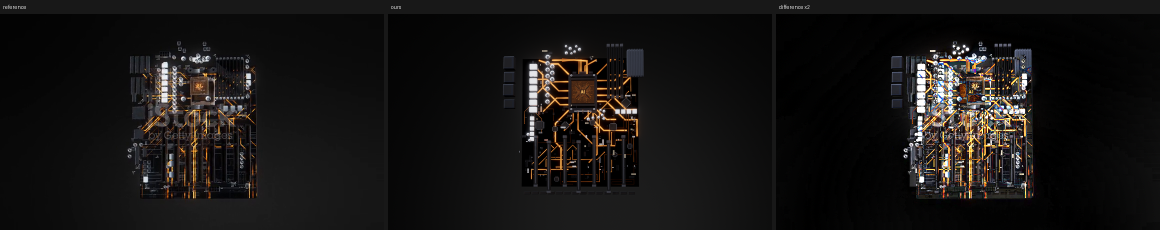
#> input picture ai-chip-reveal/lookdev/compare-middle.png, 2320 x 460 px (shown at 1/2 size)
$ python -i measure-look.py   (imports and definitions only)
#> lines starting #> are read from the running program, lines starting #| are printed output that depends on the picture; after the words box and inside, x2 and y2 are one past the last pixel; in counts of white or black regions, pixels touching at a corner belong together
#!/usr/bin/env python3
"""measure-look.py - measure the light, atmosphere and texture of a frame.

Usage:
    python3 scripts/measure-look.py frame.png [more.png ...] [--json out.json]
                                    [--size 768x432] [--mask x0,y0,x1,y1]

Every frame is first resampled to a common working size (default 768x432,
area/Lanczos) so that a 432p reference and a 1080p/4K render are measured
on equal terms.  All brightness values are display-referred (sRGB-encoded,
Rec.709 luma) in the range 0..1 unless stated otherwise.

--mask excludes a rectangle (fractions of width/height) from the statistics;
it is used to keep a stock-agency watermark out of the numbers.  The glow
measurement ignores the mask (the brightest element may sit under it).

Only numpy + Pillow are required.
"""
import argparse
import json
import sys

import numpy as np
from PIL import Image


# ----------------------------------------------------------------- helpers
def load(path, size):
    im = Image.open(path).convert("RGB")
    if im.size != size:
        im = im.resize(size, Image.LANCZOS)
    return np.asarray(im, dtype=np.float64) / 255.0


def luma(rgb):
    return rgb[..., 0] * 0.2126 + rgb[..., 1] * 0.7152 + rgb[..., 2] * 0.0722


def gauss_kernel(sigma):
    r = max(1, int(round(sigma * 3)))
    x = np.arange(-r, r + 1, dtype=np.float64)
    k = np.exp(-(x * x) / (2 * sigma * sigma))
    return k / k.sum()


def blur(img, sigma):
    """Separable gaussian blur with reflected edges (2-D array)."""
    k = gauss_kernel(sigma)
    r = len(k) // 2
    p = np.pad(img, ((0, 0), (r, r)), mode="reflect")
    out = np.zeros_like(img)
    for i, w in enumerate(k):
        out += w * p[:, i:i + img.shape[1]]
    p = np.pad(out, ((r, r), (0, 0)), mode="reflect")
    out2 = np.zeros_like(img)
    for i, w in enumerate(k):
        out2 += w * p[i:i + img.shape[0], :]
    return out2


def rgb_to_hsv(rgb):
    mx = rgb.max(-1)
    mn = rgb.min(-1)
    d = mx - mn
    s = np.where(mx > 1e-6, d / np.maximum(mx, 1e-6), 0.0)
    r, g, b = rgb[..., 0], rgb[..., 1], rgb[..., 2]
    h = np.zeros_like(mx)
    dd = np.maximum(d, 1e-9)
    h = np.where(mx == r, ((g - b) / dd) % 6, h)
    h = np.where(mx == g, ((b - r) / dd) + 2, h)
    h = np.where(mx == b, ((r - g) / dd) + 4, h)
    h = np.where(d < 1e-6, 0.0, h) * 60.0
    return h, s, mx


def circ_mean_hue(h, w):
    """Weighted circular mean of hue (degrees). Returns (hue, strength 0..1)."""
    if w.sum() < 1e-9:
        return None, 0.0
    a = np.deg2rad(h)
    x = (np.cos(a) * w).sum() / w.sum()
    y = (np.sin(a) * w).sum() / w.sum()
    return float(np.rad2deg(np.arctan2(y, x)) % 360.0), float(np.hypot(x, y))


# ---------------------------------------------------------------- measures
def measure(path, size=(768, 432), mask=None):
    rgb = load(path, size)
#> in load, im is the input picture: PIL image 2320x460 RGB; mean R, G, B 22.5, 20.7, 19.6
    H, W = rgb.shape[:2]
#> H = 432; W = 768
    L = luma(rgb)
#> in luma, `return rgb[..., 0] * 0.2126 + rgb[..., 1] * 0.7152 + rgb[..., 2] * 0.0..`:
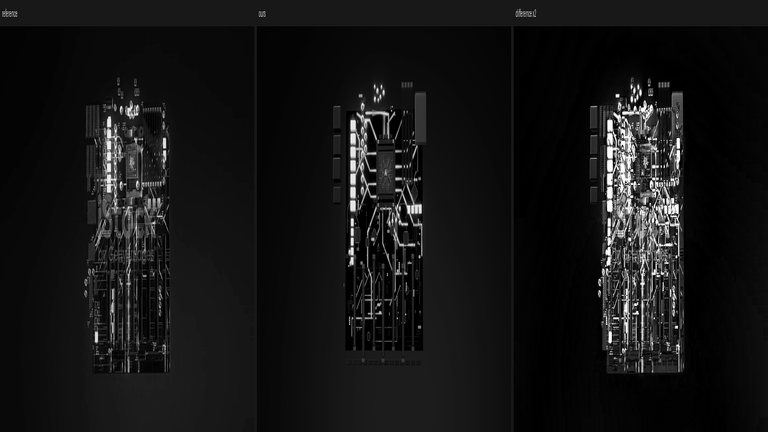
#> returned value: shape (432, 768) float64; min 0, max 1, mean 0.0824

    keep = np.ones((H, W), dtype=bool)
    if mask:
        x0, y0, x1, y1 = mask
        keep[int(y0 * H):int(y1 * H), int(x0 * W):int(x1 * W)] = False

    out = {"file": path, "size": [W, H]}

    # --- luminance percentiles ------------------------------------------
    Lk = L[keep]
    for p in (1, 5, 50, 95, 99):
        out[f"lum_p{p}"] = round(float(np.percentile(Lk, p)), 4)
#> after the loop, out = {'file': '../lookdev/compare-middle.png', 'size': [768, 432], 'lum_p1': 0, 'lum_p5': 0.0036, 'lum_p50': 0.0471, 'lum_p95': 0.298, 'lum_p99': 0.757}
    out["lum_mean"] = round(float(Lk.mean()), 4)
    out["pct_above_90"] = round(float((Lk > 0.90).mean() * 100), 3)
    out["pct_below_5"] = round(float((Lk < 0.05).mean() * 100), 3)

    # --- saturation and split-tone hue ----------------------------------
    h, s, v = rgb_to_hsv(rgb)
#> in rgb_to_hsv, `h = np.where(d < 1e-6, 0.0, h) * 60.0`:
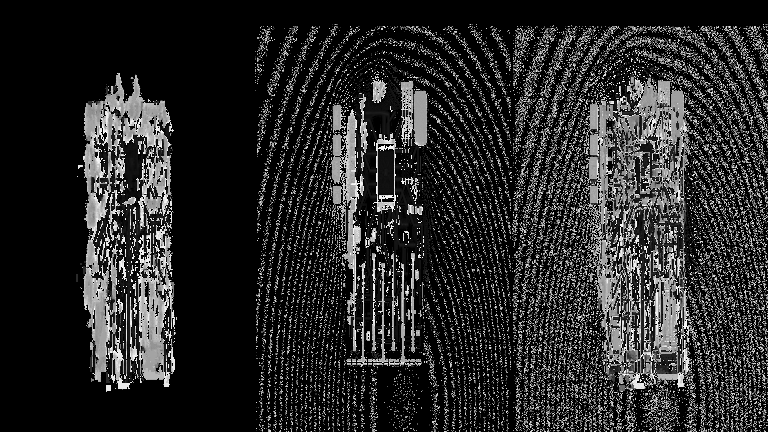
#> h: shape (432, 768) float64; min 0, max 359.4, mean 58.1; drawn with min black and max white
    vis = keep & (v > 0.04)
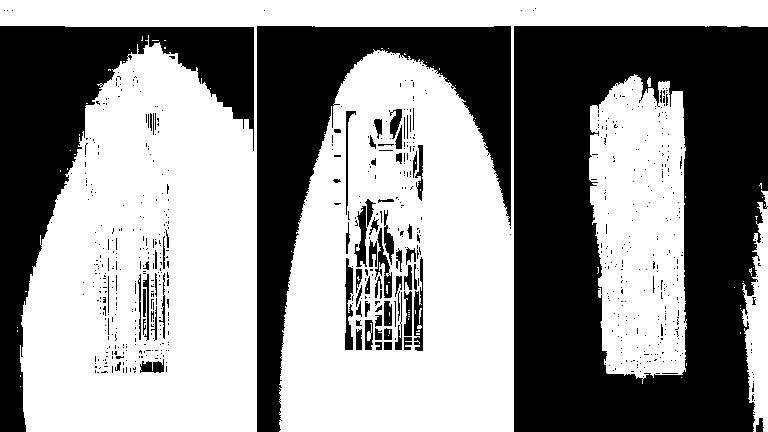
#> vis: shape (432, 768) bool; 56.9% white; 747 black regions (671 under 20 px), largest, box (x1, y1, x2, y2) and area: (514, 26, 768, 432) 73977, (257, 26, 511, 432) 30310, (0, 26, 254, 432) 29656
    out["sat_mean"] = round(float(s[vis].mean()) if vis.any() else 0.0, 4)
    bands = {
        "shadows": (L < 0.25) & vis,
        "midtones": (L >= 0.25) & (L < 0.65) & vis,
        "highlights": (L >= 0.65) & vis,
    }
    for name, m in bands.items():
        if m.sum() < 16:
            out[f"hue_{name}"] = None
            out[f"sat_{name}"] = None
            out[f"hue_strength_{name}"] = 0.0
            continue
        hue, strength = circ_mean_hue(h[m], (s[m] * v[m]))
        out[f"hue_{name}"] = None if hue is None else round(hue, 1)
        out[f"sat_{name}"] = round(float(s[m].mean()), 4)
        # how concentrated the hue is (0 = colours cancel out, 1 = one hue)
        out[f"hue_strength_{name}"] = round(strength, 3)
#> this loop made 3 passes
#> (name, x in circ_mean_hue, y in circ_mean_hue, hue, strength) on passes 1 to 3: ('shadows', 0.498, -0.00339, 359.6, 0.498), ('midtones', 0.64, 0.327, 27.03, 0.719), ('highlights', 0.535, 0.508, 43.53, 0.738)
#> after the loop, out = 20 items

    # --- glow falloff from the brightest element ------------------------
    Lb = blur(L, 2.0)
    thr = np.percentile(Lb, 99.7)
#> thr = 0.673
    ys, xs = np.nonzero(Lb >= thr)
#> ys = 996 values from 108 to 310; xs = 996 values, max 678 at index 326, min 107 at index 199, mean 532.6
    # centroid of the top-luminance pixels nearest the absolute maximum
    my, mx_ = np.unravel_index(np.argmax(Lb), Lb.shape)
#> my = 151; mx_ = 610
    near = (np.hypot(ys - my, xs - mx_) < 0.08 * H)
    cy = float(ys[near].mean())
#> cy = 156
    cx = float(xs[near].mean())
#> cx = 619
    yy, xx = np.mgrid[0:H, 0:W]
    rr = np.hypot(yy - cy, xx - cx)
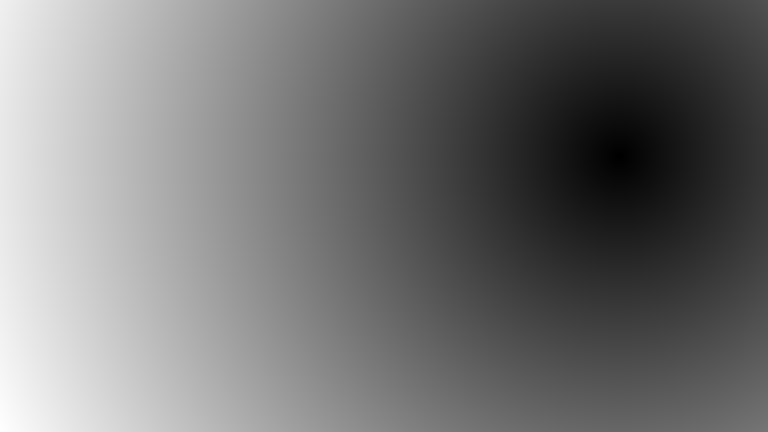
#> rr: shape (432, 768) float64; min 0.0259, max 677.3, mean 308.9; drawn with min black and max white
    nb = int(0.75 * H)
#> nb = 324
    prof = np.zeros(nb)
#> prof = 324 values from 0 to 0
    for i in range(nb):
        ring = (rr >= i) & (rr < i + 1)
        prof[i] = L[ring].mean() if ring.any() else prof[i - 1]
#> this loop made 324 passes
#> pass 1, in measure, `ring = (rr >= i) & (rr < i + 1)`:
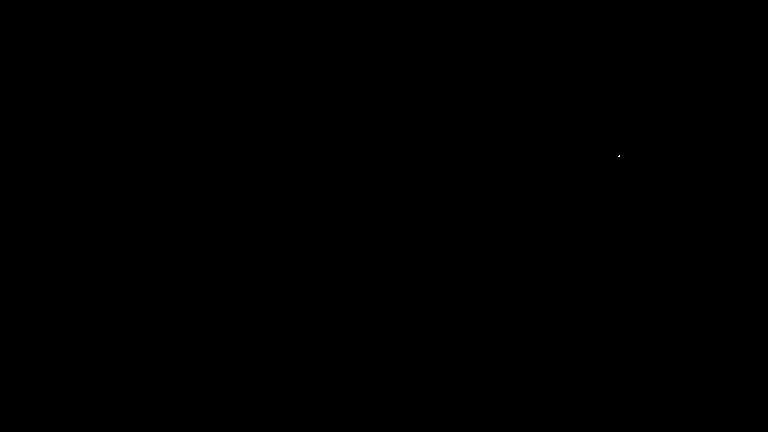
#> ring: shape (432, 768) bool; 0% white in thin lines or dots, all inside (x1, y1, x2, y2) = (618, 155, 620, 157)
#> after the loop, prof = 324 values, max 0.715 at index 9, min 0.0395 at index 111, mean 0.129
    prof = np.maximum.accumulate(prof[::-1])[::-1]  # monotone envelope
#> prof = 324 values, max 0.715 at index 0, min 0.0606 at index 323, mean 0.176
    peak = prof[0]
#> peak = 0.715
    out["glow_center"] = [round(cx / W, 3), round(cy / H, 3)]
    out["glow_peak"] = round(float(peak), 4)
    for frac in (0.5, 0.25, 0.10):
        idx = np.nonzero(prof <= peak * frac)[0]
        # distance as a fraction of the frame height; None = never falls
        out[f"glow_r{int(frac * 100)}"] = (
            round(float(idx[0]) / H, 4) if len(idx) else None)
#> after the loop, out = 25 items

    # --- haze: contrast per third, and centre versus edge ----------------
    def contrast(m):
        vals = L[m & keep]
        if vals.size < 16:
            return None
        return round(float(np.percentile(vals, 95) - np.percentile(vals, 5)), 4)

    third = H // 3
#> third = 144
    rows = np.zeros((H, W), dtype=int)
    rows[third:2 * third] = 1
    rows[2 * third:] = 2
    out["contrast_top"] = contrast(rows == 0)
    out["contrast_mid"] = contrast(rows == 1)
    out["contrast_bottom"] = contrast(rows == 2)
    centre = np.zeros((H, W), dtype=bool)
    centre[H // 4:3 * H // 4, W // 4:3 * W // 4] = True
    out["contrast_centre"] = contrast(centre)   # "near"/subject area
#> centre: shape (432, 768) bool; 25% white; 1 white region, box (x1, y1, x2, y2) and area: (192, 108, 576, 324) 82944
    out["contrast_edge"] = contrast(~centre)    # "far"/surround area
    out["contrast_full"] = contrast(np.ones((H, W), dtype=bool))

    # --- grain: high-pass std of the flattest lit area -------------------
    hp = L - blur(L, 1.5)
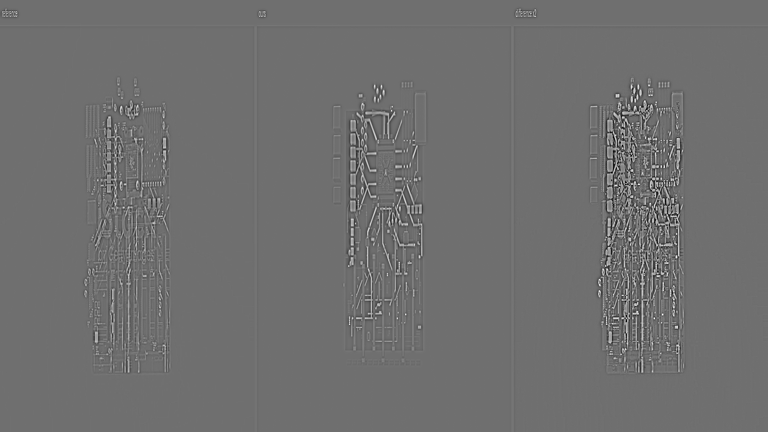
#> hp: shape (432, 768) float64; min -0.557, max 0.715, mean -1.26e-07; drawn with min black and max white
    gy, gx = np.gradient(blur(L, 3.0))
#> the loop in blur (call 3), `for i, w in enumerate(k):` made 19 passes
#> pass 3, in blur (call 3), `out += w * p[:, i:i + img.shape[1]]`:
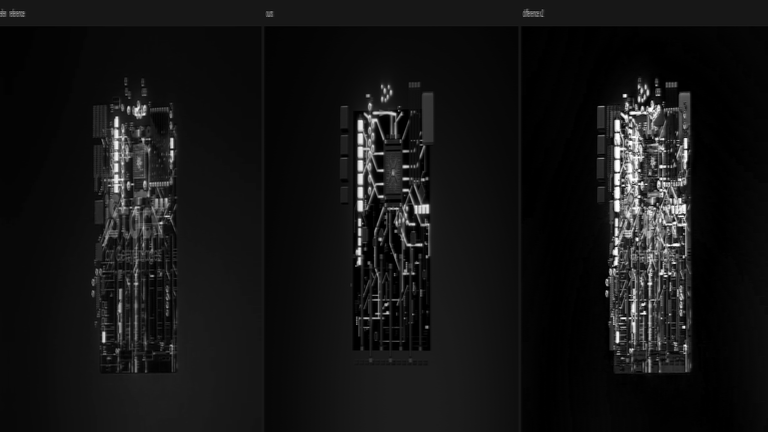
#> out: shape (432, 768) float64; min 0, max 0.014, mean 0.00115; drawn with min black and max white
    grad = np.hypot(gy, gx)
    bs = 24
    cands = []
    for by in range(0, H - bs + 1, bs):
        for bx in range(0, W - bs + 1, bs):
            sl = (slice(by, by + bs), slice(bx, bx + bs))
            if not keep[sl].all():
                continue
            m = L[sl].mean()
            if m < 0.02 or m > 0.92:      # ignore pure black / clipped
                continue
            cands.append((grad[sl].mean(), hp[sl].std(), m))
#> after the loop, cands = 478 items, first 6: (0.0122, 0.0626, 0.137), (0.000791, 0.000554, 0.0941), (0.000696, 0.000508, 0.0941), (0.000604, 0.000353, 0.0941), (0.000534, 0.000243, 0.0941), (0.000513, 0.000287, 0.0941)
    if cands:
        cands.sort(key=lambda c: c[0])
        n = max(1, len(cands) // 12)
#> n = 39
        out["grain_std_8bit"] = round(
            float(np.median([c[1] for c in cands[:n]]) * 255), 3)
        out["grain_area_lum"] = round(
            float(np.median([c[2] for c in cands[:n]])), 4)
    else:
        out["grain_std_8bit"] = 0.0
        out["grain_area_lum"] = 0.0

    # --- detail: Laplacian variance over the frame ------------------------
    lap = (-4 * L[1:-1, 1:-1] + L[:-2, 1:-1] + L[2:, 1:-1]
           + L[1:-1, :-2] + L[1:-1, 2:]) * 255.0
    out["detail_lap_var"] = round(float(lap[keep[1:-1, 1:-1]].var()), 2)
    out["detail_hp_energy"] = round(float((hp[keep] * 255).std()), 3)

    # --- vignette: corner / centre brightness -----------------------------
    cw, ch = int(W * 0.12), int(H * 0.12)
#> cw = 92; ch = 51
    corners = np.concatenate([
        L[:ch, :cw].ravel(), L[:ch, -cw:].ravel(),
        L[-ch:, :cw].ravel(), L[-ch:, -cw:].ravel()])
#> corners = 18768 values, max 0.718 at index 1212, min 0 at index 14094, mean 0.0484
    cen = L[int(H * 0.4):int(H * 0.6), int(W * 0.4):int(W * 0.6)]
    out["corner_mean"] = round(float(corners.mean()), 4)
    out["centre_mean"] = round(float(cen.mean()), 4)
    out["vignette_ratio"] = round(
        float(corners.mean() / max(cen.mean(), 1e-4)), 4)
    return out


def main():
    ap = argparse.ArgumentParser(description=__doc__,
                                 formatter_class=argparse.RawTextHelpFormatter)
    ap.add_argument("frames", nargs="+")
    ap.add_argument("--json", help="write all results to this JSON file")
    ap.add_argument("--size", default="768x432")
    ap.add_argument("--mask", help="x0,y0,x1,y1 as fractions, excluded")
    a = ap.parse_args()
    size = tuple(int(v) for v in a.size.lower().split("x"))
    mask = [float(v) for v in a.mask.split(",")] if a.mask else None
    res = [measure(f, size, mask) for f in a.frames]
    if a.json:
        with open(a.json, "w") as fh:
            json.dump(res, fh, indent=1)
    keys = [k for k in res[0] if k not in ("file", "size")]
    w = max(len(k) for k in keys) + 1
    print("measure".ljust(w) + "".join(f"{i:>18}" for i in range(len(res))))
    for k in keys:
        print(k.ljust(w) + "".join(f"{str(r[k]):>18}" for r in res))
    for i, r in enumerate(res):
        print(f"[{i}] {r['file']}", file=sys.stderr)


# [2 lines not run here, left out]

>>> result = measure('../lookdev/compare-middle.png')
#> result = 38 items
